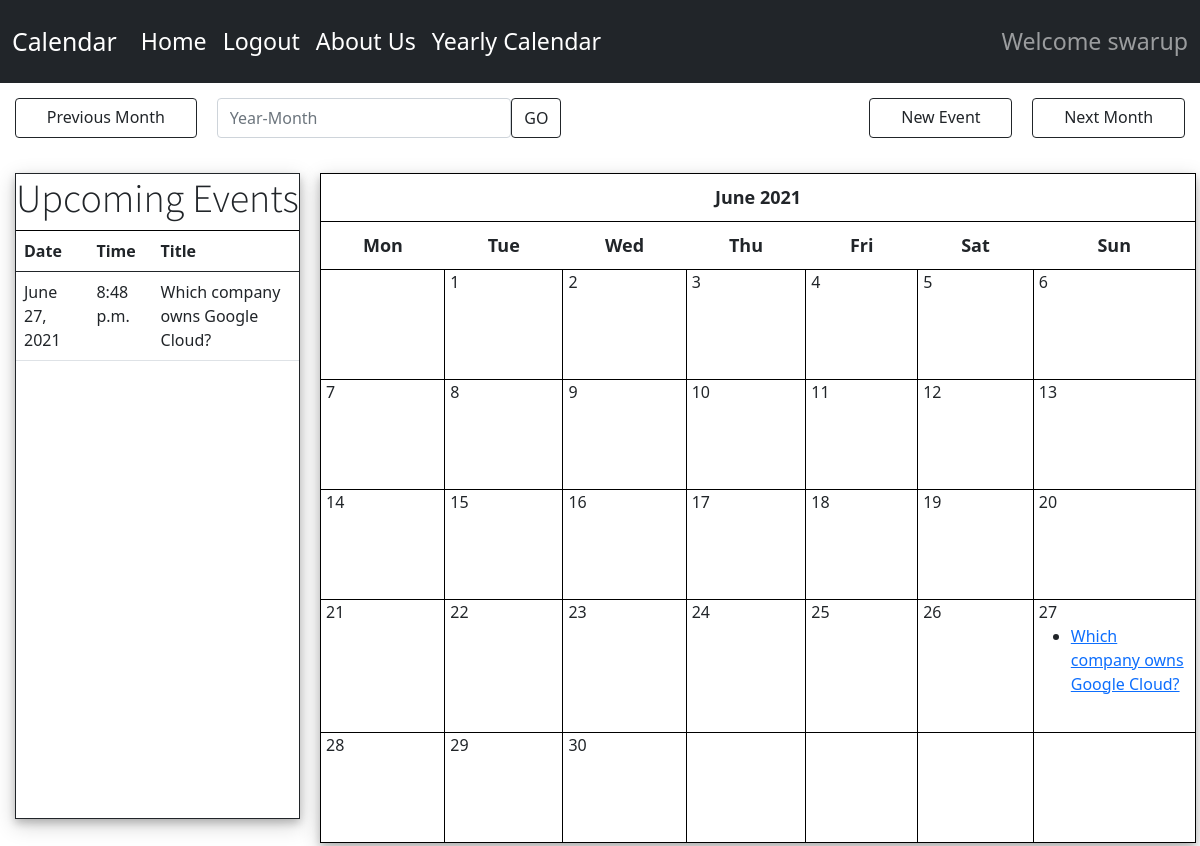
Screenshot of /home/ (signed in) with the database file from the repository.
### app/models.py (models this page shows)
class Event(models.Model):
    user = models.ForeignKey(User, on_delete=models.CASCADE)
    title = models.CharField(max_length=200)
    description = models.TextField()
    start_time = models.DateTimeField()
    end_time = models.DateTimeField()
    def get_html_url(self):
        url = reverse('app:event_detail', args=(self.id,))
        return f'<a href="{url}"> {self.title} </a>'

### app/views.py (the view)
# urls.py: path('home/', views.CalanderView, name='calendar'),
def CalanderView(request):
    d = get_date(request.GET.get('month', None))
    cal = Calendar(d.year, d.month)
    html_cal = cal.formatmonth(withyear=True)
    event_list = Event.objects.order_by('start_time')
    today = date.today()
    month = d.month
    return render(request, 'home.html', {'calendar': mark_safe(html_cal),
                                          'prev_month': prev_month(d),
                                          'next_month': next_month(d),
                                          'month':month,
                                          'today':today,
                                          'event':event_list})

### app/utils.py (called while the page is built)
	def formatday(self, day, events):
		events_per_day = events.filter(start_time__day=day)
		d = ''
		for event in events_per_day:
			d += f'<li> {event.get_html_url()} </li>'
		if day != 0:
			return f"<td><span class='date'>{day}</span><ul> {d} </ul></td>"
		return '<td></td>'

	def formatweek(self, theweek, events):
		week = ''
		for d, weekday in theweek:
			week += self.formatday(d, events)
		return f'<tr> {week} </tr>'

	def formatmonth(self, withyear=True):
		events = Event.objects.filter(start_time__year=self.year, start_time__month=self.month)
		cal = f'<table border="0" cellpadding="0" cellspacing="0" class="calendar">\n'
		cal += f'{self.formatmonthname(self.year, self.month, withyear=withyear)}\n'
		cal += f'{self.formatweekheader()}\n'
		for week in self.monthdays2calendar(self.year, self.month):
			cal += f'{self.formatweek(week, events)}\n'
		return cal

### app/views.py (called while the page is built)
def get_date(req_month):
    if req_month:
        year, month = (int(x) for x in req_month.split('-'))
        return date(year, month, day=1)
    return datetime.today()

def prev_month(d):
    first = d.replace(day=1)
    prev_month = first - timedelta(days=1)
    month = 'month=' + str(prev_month.year) + '-' + str(prev_month.month)
    return month

def next_month(d):
    days_in_month = calendar.monthrange(d.year, d.month)[1]
    last = d.replace(day=days_in_month)
    next_month = last + timedelta(days=1)
    month = 'month=' + str(next_month.year) + '-' + str(next_month.month)
    return month

### templates/home.html (shortened to what this page needs)
{% extends 'base.html' %}
{% load static %}
{% block head %}
  <link rel="stylesheet" href="{% static 'CSS/style.css' %}">
  <link href="https://cdn.jsdelivr.net/npm/bootstrap@5.0.1/dist/css/bootstrap.min.css" rel="stylesheet">
{% endblock %}
{% block content %}
{% if user.is_authenticated %}
<div class="clearfix">
  <a class="btn btn-outline-dark left" href="{% url 'app:calendar' %}?{{ prev_month }}"> Previous Month </a>
  <form method="GET" class='year-month'>
   <input class="form-control" type="text" placeholder="Year-Month" name="month">
   <input type='submit' value="GO" class="btn btn-outline-dark right">
 </form>
  <a class="btn btn-outline-dark right new_event" href="{% url 'app:event' %}"> New Event </a>
  <a class="btn btn-outline-dark right next_month" href="{% url 'app:calendar' %}?{{ next_month }}"> Next Month </a>
 </div>
 <div class="calendar-event">
   <div class="event-viewbox">
     <table class="table table-hover">
    <thead>
      <tr>
        <h4 class="display-6">Upcoming Events</h4>
      </tr>
      <hr style="margin: 0;border-top: 1px solid black;opacity: 1;">
      <tr>
        <th scope="col">Date</th>
        <th scope="col">Time</th>
        <th scope="col">Title</th>
      </tr>
    </thead>
    <tbody>
      {% for i in event %}
        {% if month == i.start_time.month %}
        {% if i.start_time.date >= today %}
        {% if i.user.username == user.get_username %}
      <tr>
        <td>{{ i.start_time.date }}</td>
        <td>{{ i.start_time.time }}</td>
        <td>{{ i.title }}</td>
      </tr>
       {% endif %}
       {% endif %}
       {% endif %}
      {% endfor %}
    </tbody>
  </table>
   </div>
  {{ calendar }}
 </div>
{% endif %}
{% endblock %}

### templates/base.html (shortened to what this page needs)
<!doctype html>
{% load static %}
<html lang="en">
<head>
  <link rel="stylesheet" href="{% static 'CSS4/style.css' %}">
  <link href="https://cdn.jsdelivr.net/npm/bootstrap@5.0.1/dist/css/bootstrap.min.css" rel="stylesheet">
  {% block head %}{% endblock %}
</head>
<body>
  <nav class="navbar navbar-expand-lg navbar-dark bg-dark py-3">
   <div class="container-fluid">
     <a class="navbar-brand" href="{% url 'app:base' %}" style="font-size: 1.55rem;">Calendar</a>
     <div class="collapse navbar-collapse" id="navbarSupportedContent">
       <ul class="navbar-nav me-auto mb-2 mb-lg-0">
        {% if user.is_authenticated %}
        <li class="nav-item">
          <a class="nav-link active" aria-current="page" href="{% url 'app:calendar' %}">Home</a>
        </li>
        {% endif %}
        {% if user.is_authenticated %}
        <li class="nav-item">
          <a class="nav-link active" aria-current="page" href="{% url 'app:logout' %}">Logout</a>
        </li>
        {% endif %}
        <li class="nav-item">
          <a class="nav-link active" aria-current="page" href="{% url 'app:about' %}">About Us</a>
        </li>
        <li class="nav-item">
          <a class="nav-link active" aria-current="page" href="{% url 'app:calendar2' %}">Yearly Calendar</a>
        </li>
      </ul>
      {% if user.is_authenticated %}
       <span class="navbar-text">
          Welcome {{ user.get_username }}
      {% endif %}
      </span>
      </div>
      </div>
      </nav>
      {% block content %}{% endblock %}
</body>
</html>

### static/CSS4/style.css (style rules this page uses)
.navbar { font-size: 1.45em; display: grid; grid-template-columns: 100% 100% 100% 100%; }
.navbar-brand { font-size: 1.5em; text-decoration: none; }
.nav-item { transition: all 1s; }
.left { float: left; }
.right { float: right; }
.btn { outline: none; color: black; background-color: transparent; box-shadow: 0 0 0 0; }
.clearfix { margin: 15px; display: grid; grid-template-columns: auto;; grid-template-rows: 40px; grid-gap: 20px }
.next_month { grid-column-start: 9; }
.new_event { grid-column-start: 8; grid-column-end: 9; }
.year-month { display: flex; }
.calendar-event { display: grid; grid-template-columns: 25% 98% auto; grid-template-rows: 646px; grid-gap: 20px }
.event-viewbox { margin-left: 15px; height: 100%; grid-row-start: 1; grid-column-start: 1; grid-column-end: 2; border: 1px solid; box-shadow: 0 4px 8px 0 rgba(0, 0, 0, 0.2), 0 6px 20px 0 rgba(0, 0, 0, 0.19); }
.calendar { width: 74.5%; height: 100%; margin: auto; font-size: auto; grid-row-start: 1; grid-column-start: 2; }
table.calendar { margin: 0px; box-shadow: 0 4px 8px 0 rgba(0, 0, 0, 0.2), 0 6px 20px 0 rgba(0, 0, 0, 0.19) }
.calendar td { border: 1px solid black; }
.calendar tr { border: 1px solid black; width: auto; }
.calendar th { padding: 10px; text-align: center; font-size: 18px; }
.calendar td { width: 300px; height: 110px; padding: 20px 0px 0px 5px; }
.month { font-size: 25px; }
.date { font-size: 16px; }
ul { height: 100%; padding: 0px 5px 0px 20px; }
a { color: #17a2b8; }
h4.display-6 { font-family: 'Source Sans Pro', sans-serif; }

### rows the page displays
Event: start_time "June 27, 2021", start_time.time "8:48 p.m.", title "Which company owns Google Cloud?", title "June 2021 Mon Tue Wed Thu Fri Sat Sun 1 2 3 4 5 6 7 8 9 10 11 12 13 14 15 16 17 18 19 20 21 22 23 24 25 26 27 Which company owns Google Cloud? 28 29 30"

### other values shown
{{ user.get_username }} "swarup"
